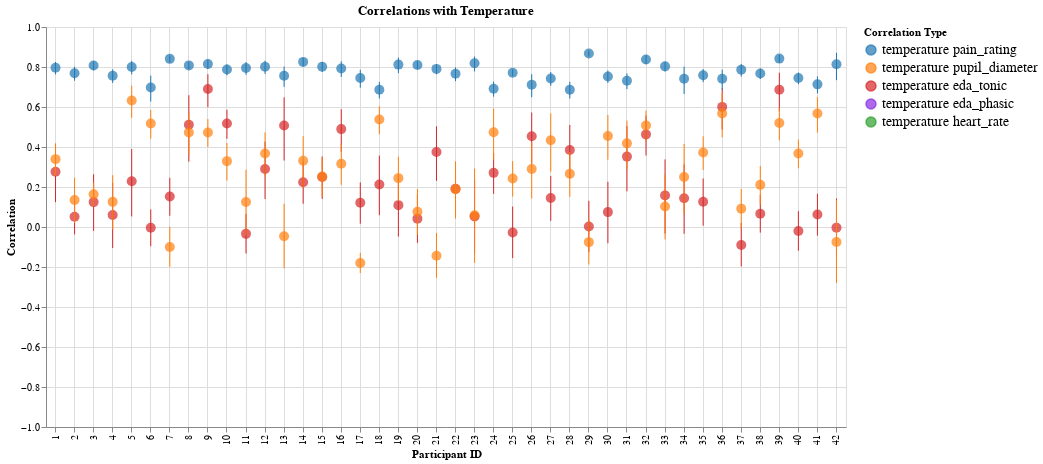

Write notebook code for a chart like this one.
### Code cell
combined_chart = (
    (
        # heart_rate
        eda_tonic
        # + eda_phasic
        + pupil
        + rating  # put the plot with the color_map first,
    )
    .configure_axis(
        grid=True,
    )
    .properties(
        title="Correlations with Temperature",
    )
    .configure_legend(labelFontSize=14)
)

combined_chart
